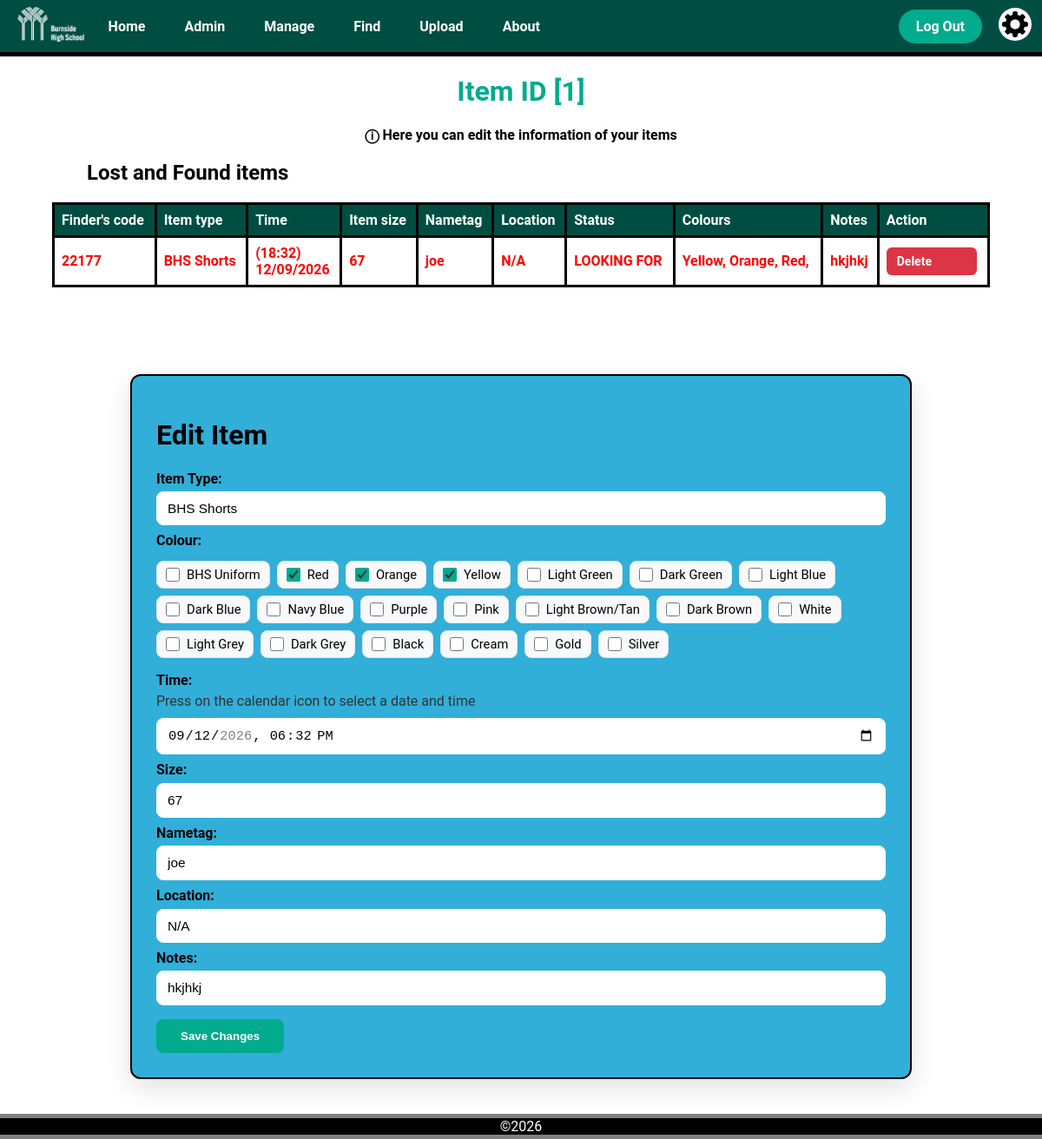
The app's page /item/1 (signed in) with its own data.
### app.py (models this page shows)
class LostItem(db.Model):
    __tablename__ = 'lost_item'
    item_id = db.Column(db.Integer, primary_key=True)
    finder_id = db.Column(db.String(6), db.ForeignKey('user.user_id'))
    type_id = db.Column('item_type', db.Integer, db.ForeignKey('item_type.type_id'))
    time_found = db.Column(db.String(50))
    size = db.Column(db.String(50))
    nametag = db.Column(db.String(50))
    location = db.Column(db.Integer, db.ForeignKey('location.location_id'))
    status = db.Column(db.String(50))
    notes = db.Column(db.String(50))
    type = db.relationship('ItemType', backref='lost_items')
    place = db.relationship('Location', backref='lost_items')
    colours = db.relationship('Colour', secondary='lostitem_colour', backref='lost_items')
    @property
    def item_type(self):
        return self.type.name if self.type else None

class ItemType(db.Model):
    __tablename__ = 'item_type'
    type_id = db.Column(db.Integer, primary_key=True)
    name = db.Column(db.String(50))

class Location(db.Model):
    __tablename__ = 'location'
    location_id = db.Column(db.Integer, primary_key=True)
    name = db.Column(db.String(50))

class Colour(db.Model):
    __tablename__ = 'colour'
    colour_id = db.Column(db.Integer, primary_key=True)
    name = db.Column(db.String(50))

### app.py (the view, shortened to what this page needs)
@app.route('/item/<int:item_id>', methods=['GET', 'POST'])
@login_required
def item(item_id):
    item = LostItem.query.get_or_404(item_id)
    print(item.status == 'LOST AND FOUND')
    if item.status != 'LOOKING FOR' and item.status != 'LOST AND FOUND':
        abort(404)
    if current_user.school_code != str(item.finder_id) and current_user.clearance > 1:
        print('aborted')
        abort(404)
    items = [item]
    colour_names = [colour.name for colour in item.colours]
    return render_template('item.html', title='Edit Item', items=items, colour_names=colour_names, item_id=item_id)

### app.py (called while the page is built)
@login_manager.user_loader
def load_user(user_id):
    return User.query.get(int(user_id))

@app.context_processor
def inject_variables():
    return dict(show_footer=True,
                logged_in=current_user.is_authenticated,
                current_user_clearance=session.get('clearance'),
                min_time="2026-01-01T00:00",
                current_time=datetime.now().strftime("%Y-%m-%dT%H:%M")
                )

@app.before_request
def before_request():
    if request.endpoint in ['logout', 'static']:
        return
    if current_user.is_authenticated is True and current_user.clearance == 3:
        return render_template("error.html",
                               title="Forbidden",
                               error_title="Your account has been disabled",
                               error_message="Please contact an administrator")

### templates/item.html (shortened to what this page needs)
{% extends "layout.html" %}
{% block content %}
<h1 class="title">Item ID [{{item_id}}]</h1>
<div class="info_text">
  <p>ⓘ Here you can edit the information of your items</p>
</div>
{% for item in items %}
<table class="item_info_table">
  <h2 class="sub_heading">Lost and Found items</h2>
    <tr>
      <th class="item_info_header">Finder's code</th>
      <th class="item_info_header">Item type</th>
      <th class="item_info_header">Time</th>
      <th class="item_info_header">Item size</th>
      <th class="item_info_header">Nametag</th>
      <th class="item_info_header">Location</th>
      <th class="item_info_header">Status</th>
      <th class="item_info_header">Colours</th>
      <th class="item_info_header">Notes</th>
      <th class="item_info_header">Action</th>
    </tr>
    <tr class="item_info_row" style="background-color: white; color: red; font-weight: bold;">
      <td>{{item.finder_id}}</td>
      <td>{{item.item_type}}</td>
      <td>
        {% if item.time_found is not none %}
          ({{ item.time_found[11:16] }})<br>{{ item.time_found[8:10] }}/{{ item.time_found[5:7] }}/{{ item.time_found[0:4] }}
        {% else %}
          {{item.time_found}}
        {% endif %}
      </td>
      <td>{{item.size}}</td>
      <td>{{item.nametag}}</td>
      <td>{{item.place.name}}</td>
      <td>{{item.status}}</td>
      <td>
        {% if colour_names %}
            {% for colour in colour_names %}
              {{ colour }},
            {% endfor %}
        {% else %}
          None
        {% endif %}
      </td>
      <td>{{item.notes}}</td>
      <td class="edit_item_button">
        <a class="delete_button" href="/item/{{item.item_id}}/delete">Delete</a>
      </td>
    </tr>
</table>
<form method="post" action="/item/{{item.item_id}}">
    <div class="upload_form">
        <h1>Edit Item</h1>
        <h2 class="upload_form_subtitle">Item Type:</h2>
        <select name="item_type" class="upload_type_dropdown">
            <option value="BHS Shorts" {% if item.item_type == 'BHS Shorts' %}selected{% endif %}>BHS Shorts</option>
        </select>
        <h2 class="upload_form_subtitle">Colour:</h2>
        <fieldset class='upload_colour_selection'>
            <label>
                <input type="checkbox" name="colours[]" value="BHS Uniform" {% if 'BHS Uniform' in colour_names %}checked{% endif %}> BHS Uniform
            </label>
            <label>
                <input type="checkbox" name="colours[]" value="Red" {% if 'Red' in colour_names %}checked{% endif %}> Red
            </label>
            <label>
                <input type="checkbox" name="colours[]" value="Orange" {% if 'Orange' in colour_names %}checked{% endif %}> Orange
            </label>
            <label>
                <input type="checkbox" name="colours[]" value="Yellow" {% if 'Yellow' in colour_names %}checked{% endif %}> Yellow
            </label>
            <label>
                <input type="checkbox" name="colours[]" value="Light Green" {% if 'Light Green' in colour_names %}checked{% endif %}> Light Green
            </label>
            <label>
                <input type="checkbox" name="colours[]" value="Dark Green" {% if 'Dark Green' in colour_names %}checked{% endif %}> Dark Green
            </label>
            <label>
                <input type="checkbox" name="colours[]" value="Light Blue" {% if 'Light Blue' in colour_names %}checked{% endif %}> Light Blue
            </label>
            <label>
                <input type="checkbox" name="colours[]" value="Dark Blue" {% if 'Dark Blue' in colour_names %}checked{% endif %}> Dark Blue
            </label>
            <label>
                <input type="checkbox" name="colours[]" value="Navy Blue" {% if 'Navy Blue' in colour_names %}checked{% endif %}> Navy Blue
            </label>
            <label>
                <input type="checkbox" name="colours[]" value="Light Purple" {% if 'Purple' in colour_names %}checked{% endif %}> Purple
            </label>
            <label>
                <input type="checkbox" name="colours[]" value="Pink" {% if 'Pink' in colour_names %}checked{% endif %}> Pink
            </label>
            <label>
                <input type="checkbox" name="colours[]" value="Light Brown/Tan" {% if 'Light Brown/Tan' in colour_names %}checked{% endif %}> Light Brown/Tan
            </label>
            <label>
                <input type="checkbox" name="colours[]" value="Dark Brown" {% if 'Dark Brown' in colour_names %}checked{% endif %}> Dark Brown
            </label>
            <label>
                <input type="checkbox" name="colours[]" value="White" {% if 'White' in colour_names %}checked{% endif %}> White
            </label>
            <label>
                <input type="checkbox" name="colours[]" value="Light Grey" {% if 'Light Grey' in colour_names %}checked{% endif %}> Light Grey
            </label>
            <label>
                <input type="checkbox" name="colours[]" value="Dark Grey" {% if 'Dark Grey' in colour_names %}checked{% endif %}> Dark Grey
            </label>
            <label>
                <input type="checkbox" name="colours[]" value="Black" {% if 'Black' in colour_names %}checked{% endif %}> Black
            </label>
            <label>
                <input type="checkbox" name="colours[]" value="Cream" {% if 'Cream' in colour_names %}checked{% endif %}> Cream
            </label>
            <label>
                <input type="checkbox" name="colours[]" value="Gold" {% if 'Gold' in colour_names %}checked{% endif %}> Gold
            </label>
            <label>
                <input type="checkbox" name="colours[]" value="Silver" {% if 'Silver' in colour_names %}checked{% endif %}> Silver
            </label>
        </fieldset>
        <h2 class="upload_form_subtitle">Time:</h2>
        <p>Press on the calendar icon to select a date and time</p>
        <input class='upload_datetime' type="datetime-local" name="time_found" value="{{item.time_found}}" min="{{min_time}}" max="{{current_time}}">
        <h2 class="upload_form_subtitle">Size:</h2>
        <input class='upload_text_box' type="text" name="size" maxlength="10" value="{{item.size}}">
        <h2 class="upload_form_subtitle">Nametag:</h2>
        <input type="text" name="nametag" value="{{item.nametag}}">
        <h2 class="upload_form_subtitle">Location:</h2>
        <select name="location" class="upload_type_dropdown">
            <option value="N/A">N/A</option>
        </select>
        <h2 class="upload_form_subtitle">Notes:</h2>
        <input class='upload_text_box' type="text" name="notes" value="{{item.notes}}">
        <div class="upload_submit_button">
            <input type="submit" value="Save Changes">
        </div>
    </div>
</form>
{% endfor  %}
{% endblock %}

### static/css/style.css (style rules this page uses)
body { background-color: white; font-family: "Roboto", sans-serif; margin: 0; padding: 0; color: black; min-height: 100vh; display: flex; flex-direction: column; }
.title { text-align: center; color: var(--bhs_turquoise); }
:root { --bhs_dark_green: #004e42; --dark-emerald: #0b6e4fff; --bhs_turquoise: #00ab8e; --soft-fawn: #ddb771ff; --transition-time: 0.3s; }
.edit_item_button { text-align: center; vertical-align: middle; padding: 10px; }
.edit_item_button a { display: inline-block; width: 80px; padding: 8px 12px; margin: 3px 0; border-radius: 6px; text-decoration: none; font-size: 14px; font-weight: 600; transition: 0.2s ease; }
.delete_button { background-color: #dc3545; color: white; }
.info_text { text-align: center; }
.info_text p { text-align: center; font-weight: bold; }
.sub_heading { text-align: left; color: black; margin-left: 100px; }
.item_info_table { border-collapse: collapse; width: 90%; margin: 0 auto 100px auto; text-align: left; color: black; border: 3px solid black; }
.item_info_table th { border: 3px solid black; text-align: left; padding: 8px; color: white; }
.item_info_table td { border: 3px solid black; text-align: left; padding: 8px; }
.item_info_header { background-color: var(--bhs_dark_green); }
.item_info_row:nth-child(even) { background-color: rgb(184, 193, 189); }
.upload_form { background-color: rgb(49, 175, 217); max-width: 900px; margin: 2.5rem auto; padding: 1.75rem; border-radius: 12px; box-shadow: 0 10px 30px rgba(2,6,23,0.12); border: 2px solid black; color: black; box-sizing: border-box; }
.upload_form h2.upload_form_subtitle { margin: 0.5rem 0 0.35rem 0; font-size: 1rem; color: black; font-weight: 700; }
.upload_form p { margin: 0 0 0.6rem 0; color: #333333; }
.upload_type_dropdown, .upload_datetime, .upload_text_box, .upload_form input[type="text"] { width: 100%; padding: 10px 12px; border-radius: 8px; border: 1px solid white; background-color: white; box-sizing: border-box; font-size: 0.96rem; }
.upload_type_dropdown, .upload_datetime { appearance: none; cursor: pointer; }
.upload_colour_selection { display: flex; flex-wrap: wrap; gap: 0.5rem; padding: 0.5rem 0; border: none; margin: 0 0 0.5rem 0; cursor: pointer; }
.upload_colour_selection label { display: inline-flex; align-items: center; gap: 0.5rem; padding: 6px 10px; border-radius: 8px; background: #f7f9fb; border: 1px solid #e3e8ee; cursor: pointer; font-size: 0.92rem; }
.upload_colour_selection input[type="checkbox"] { margin: 0; width: 16px; height: 16px; accent-color: var(--bhs_turquoise); }
.upload_submit_button { display: flex; justify-content: flex-start; margin-top: 1rem; }
.upload_submit_button input { background-color: var(--bhs_turquoise); color: white; padding: 10px 26px; border-radius: 8px; border: 2px solid transparent; font-weight: 700; cursor: pointer; transition: var(--transition-time) ease; }

### records on screen
LostItem: finder_id "22177", item_type "BHS Shorts", time_found "18:32", time_found "12", time_found "09", time_found "2026", size "67", nametag "joe", place.name "N/A", status "LOOKING FOR", notes "hkjhkj", time_found "09/12/2026 18:32"
Colour: name "Yellow"
Colour: name "Orange"
Colour: name "Red"

### other values on screen
{{ item_id }} "1"
